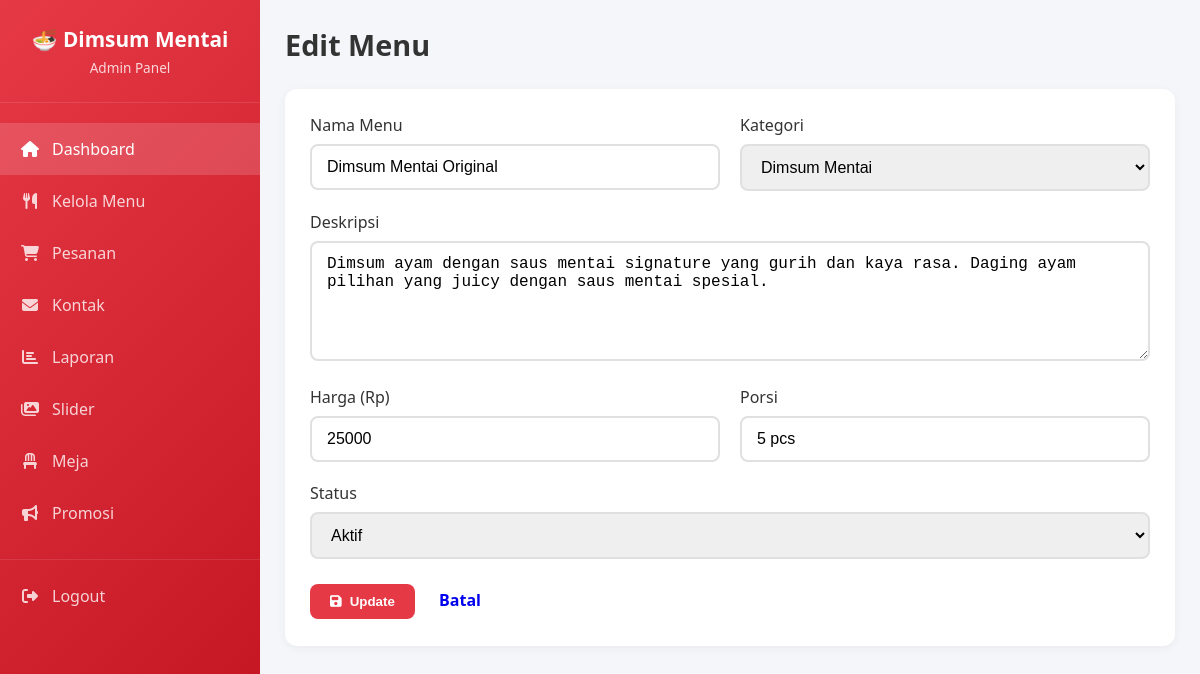
Screenshot of /admin/dashboard.php?page=menu_edit&id=1 (signed in) with the database file from the repository.
### tables this page shows
CREATE TABLE IF NOT EXISTS menu (
    id INT AUTO_INCREMENT PRIMARY KEY,
    nama VARCHAR(100) NOT NULL,
    kategori ENUM('mentai', 'original', 'paket', 'minuman') NOT NULL,
    deskripsi TEXT,
    harga INT NOT NULL,
    `portion` VARCHAR(50),
    gambar VARCHAR(255),
    status ENUM('aktif', 'nonaktif') DEFAULT 'aktif',
    created_at TIMESTAMP DEFAULT CURRENT_TIMESTAMP,
    updated_at TIMESTAMP DEFAULT CURRENT_TIMESTAMP ON UPDATE CURRENT_TIMESTAMP
);

### admin/pages/menu_edit.php (the view, shortened to what this page needs)
<div class="page-header">
    <h1>Edit Menu</h1>
</div>
<?php
$id = $_GET['id'];
$menu = $conn->query("SELECT * FROM menu WHERE id = $id")->fetch_assoc();
?>
<div class="card">
    <form method="POST">
        <div class="form-row">
            <div class="form-group">
                <label for="nama">Nama Menu</label>
                <input type="text" id="nama" name="nama" value="<?php echo $menu['nama']; ?>" required>
            </div>
            <div class="form-group">
                <label for="kategori">Kategori</label>
                <select id="kategori" name="kategori" required>
                    <option value="mentai" <?php echo $menu['kategori'] == 'mentai' ? 'selected' : ''; ?>>Dimsum Mentai</option>
                </select>
            </div>
        </div>
        <div class="form-group">
            <label for="deskripsi">Deskripsi</label>
            <textarea id="deskripsi" name="deskripsi" required><?php echo $menu['deskripsi']; ?></textarea>
        </div>
        <div class="form-row">
            <div class="form-group">
                <label for="harga">Harga (Rp)</label>
                <input type="number" id="harga" name="harga" min="0" value="<?php echo $menu['harga']; ?>" required>
            </div>
            <div class="form-group">
                <label for="portion">Porsi</label>
                <input type="text" id="portion" name="portion" value="<?php echo $menu['portion']; ?>">
            </div>
        </div>
        <div class="form-group">
            <label for="status">Status</label>
            <select id="status" name="status">
                <option value="aktif" <?php echo $menu['status'] == 'aktif' ? 'selected' : ''; ?>>Aktif</option>
            </select>
        </div>
        <button type="submit" name="submit" class="btn btn-primary">
            <i class="fas fa-save"></i> Update
        </button>
        <a href="?page=menu" class="btn btn-secondary">Batal</a>
    </form>
</div>

### admin/css/dashboard.css (style rules this page uses)
* { margin: 0; padding: 0; box-sizing: border-box; }
body { font-family: 'Segoe UI', Tahoma, Geneva, Verdana, sans-serif; background: #f5f6fa; }
.page-header { display: flex; justify-content: space-between; align-items: center; margin-bottom: 25px; }
.page-header h1 { font-size: 1.8rem; color: #333; }
.btn { padding: 10px 20px; border: none; border-radius: 8px; cursor: pointer; font-weight: 600; transition: all 0.3s; text-decoration: none; display: inline-flex; align-items: center; gap: 8px; }
.btn-primary { background: #e63946; color: #fff; }
.card { background: #fff; border-radius: 12px; padding: 25px; box-shadow: 0 2px 10px rgba(0,0,0,0.05); margin-bottom: 25px; }
.form-group { margin-bottom: 20px; }
.form-group label { display: block; margin-bottom: 8px; color: #333; font-weight: 500; }
.form-group input, .form-group select, .form-group textarea { width: 100%; padding: 12px 15px; border: 2px solid #e0e0e0; border-radius: 8px; font-size: 1rem; transition: border-color 0.3s; }
.form-group textarea { min-height: 120px; resize: vertical; }
.form-row { display: grid; grid-template-columns: repeat(auto-fit, minmax(200px, 1fr)); gap: 20px; }

### rows the page displays
menu: nama "Dimsum Mentai Original", kategori "Dimsum Mentai", deskripsi "Dimsum ayam dengan saus mentai signature yang gurih dan kaya rasa. Daging ayam pilihan yang juicy dengan saus mentai spesial.", harga "25000", portion "5 pcs", status "Aktif"
